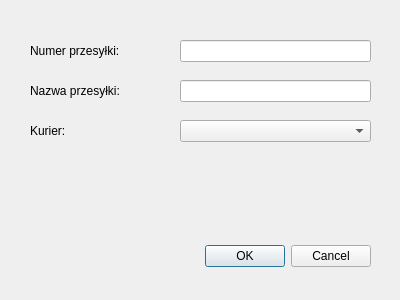
<?xml version="1.0" encoding="UTF-8"?>
<ui version="4.0">
 <class>Dialog_edit</class>
 <widget class="QDialog" name="Dialog_edit">
  <property name="geometry">
   <rect>
    <x>0</x>
    <y>0</y>
    <width>400</width>
    <height>300</height>
   </rect>
  </property>
  <property name="windowTitle">
   <string>Dialog</string>
  </property>
  <widget class="QDialogButtonBox" name="buttonBox">
   <property name="geometry">
    <rect>
     <x>30</x>
     <y>240</y>
     <width>341</width>
     <height>32</height>
    </rect>
   </property>
   <property name="orientation">
    <enum>Qt::Horizontal</enum>
   </property>
   <property name="standardButtons">
    <set>QDialogButtonBox::Cancel|QDialogButtonBox::Ok</set>
   </property>
  </widget>
  <widget class="QLabel" name="lNumber">
   <property name="geometry">
    <rect>
     <x>30</x>
     <y>40</y>
     <width>131</width>
     <height>21</height>
    </rect>
   </property>
   <property name="text">
    <string>Numer przesyłki:</string>
   </property>
  </widget>
  <widget class="QLineEdit" name="lenumer">
   <property name="geometry">
    <rect>
     <x>180</x>
     <y>40</y>
     <width>191</width>
     <height>22</height>
    </rect>
   </property>
  </widget>
  <widget class="QLabel" name="lName">
   <property name="geometry">
    <rect>
     <x>30</x>
     <y>80</y>
     <width>131</width>
     <height>21</height>
    </rect>
   </property>
   <property name="text">
    <string>Nazwa przesyłki:</string>
   </property>
  </widget>
  <widget class="QLineEdit" name="lenazwa">
   <property name="geometry">
    <rect>
     <x>180</x>
     <y>80</y>
     <width>191</width>
     <height>22</height>
    </rect>
   </property>
  </widget>
  <widget class="QComboBox" name="cBkurier">
   <property name="geometry">
    <rect>
     <x>180</x>
     <y>120</y>
     <width>191</width>
     <height>22</height>
    </rect>
   </property>
  </widget>
  <widget class="QLabel" name="lName_2">
   <property name="geometry">
    <rect>
     <x>30</x>
     <y>120</y>
     <width>131</width>
     <height>21</height>
    </rect>
   </property>
   <property name="text">
    <string>Kurier:</string>
   </property>
  </widget>
 </widget>
 <resources/>
 <connections>
  <connection>
   <sender>buttonBox</sender>
   <signal>accepted()</signal>
   <receiver>Dialog_edit</receiver>
   <slot>accept()</slot>
   <hints>
    <hint type="sourcelabel">
     <x>248</x>
     <y>254</y>
    </hint>
    <hint type="destinationlabel">
     <x>157</x>
     <y>274</y>
    </hint>
   </hints>
  </connection>
  <connection>
   <sender>buttonBox</sender>
   <signal>rejected()</signal>
   <receiver>Dialog_edit</receiver>
   <slot>reject()</slot>
   <hints>
    <hint type="sourcelabel">
     <x>316</x>
     <y>260</y>
    </hint>
    <hint type="destinationlabel">
     <x>286</x>
     <y>274</y>
    </hint>
   </hints>
  </connection>
 </connections>
</ui>
